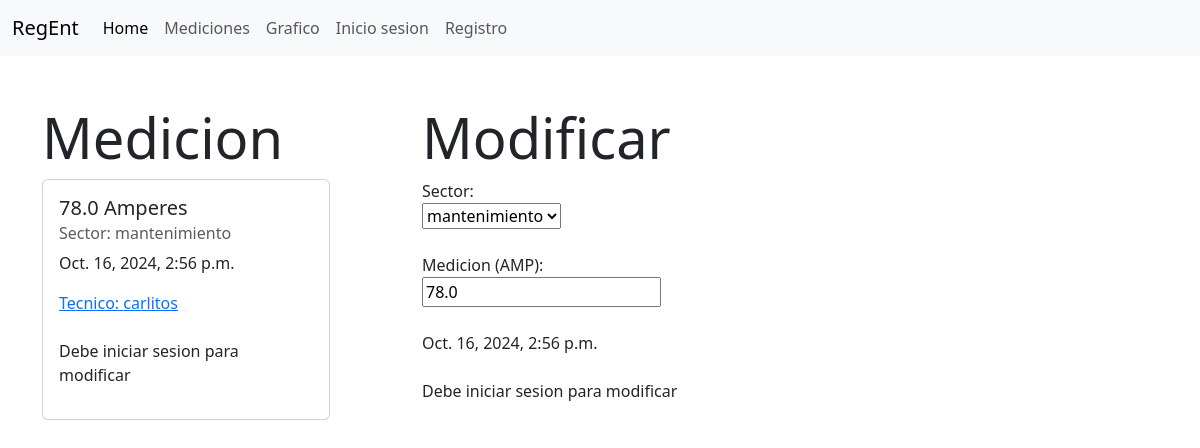
The app's page /mediciones/7/ with its own data.
### inicio/models.py (models this page shows, shortened)
class Medicion(models.Model):
    sector = models.CharField(max_length=20)
    medida = models.FloatField()
    fecha_hora = models.CharField(max_length=20)
    tecnico= models.ForeignKey(User, on_delete=models.CASCADE)

### inicio/views.py (the view, shortened to what this page needs)
# urls.py: path('mediciones/<int:medida_id>/', views.medida, name="medida")
def medida(request, medida_id):
    if request.method == 'GET':
        medida=Medicion.objects.get(pk=medida_id)
        return render(request, "medida.html", {
            'medida': medida})

### inicio/templates/medida.html (shortened to what this page needs)
{% extends 'base.html' %}
{% block content %}
    <br><br>
        <div class="container">
          <div class="row row-cols-3">
            <div class="col">
                <h1 class="display-4" style="aling: center">Medicion</h1>
                <div class="card" style="width: 18rem;">
                    <div class="card-body">
                      <h5 class="card-title">{{ medida.medida }} Amperes</h5>
                      <h6 class="card-subtitle mb-2 text-body-secondary">Sector: {{ medida.sector }}</h6>
                      <p class="card-text">{{ medida.fecha_hora }}</p>
                      <a href="#" class="card-link">Tecnico: {{ medida.tecnico }}</a><br><br>
                      {% if user.is_authenticated %}
                      <form action= "" method="POST">
                        {% csrf_token %}
                      <input type="submit" value="Eliminar" name="boton">
                      </form>
                        {% else %}
                        <p>Debe iniciar sesion para modificar</p>
                        {% endif %}
                    </div>
                </div>
            </div>
            <div class="col">
                <h1 class="display-4" style="aling: center">Modificar </h1>
              <form action= "" method="POST">
              <label for="sector">Sector:</label><br>
              <select id="sector" name="sector">
                <option value="{{ medida.sector }}">{{ medida.sector }}</option>
              </select><br><br>
                <label for="medicion">Medicion (AMP):</label><br>
                <input type="text" id="medicion" name="medicion" value="{{ medida.medida }}"><br><br>
                <label for="fecha_medicion">{{ medida.fecha_hora }}</label><br><br>
                {% if user.is_authenticated %}
                <input type="submit" value="Modificar" name="boton">
                {% else %}
                <p>Debe iniciar sesion para modificar</p>
                {% endif %}
              </form>
            </div>
            <div class="col"></div>
          </div>
        </div>
{% endblock %}

### records on screen
Medicion: medida "78.0", sector "mantenimiento", fecha_hora "Oct. 16, 2024, 2:56 p.m.", tecnico "carlitos", medicion "78.0"
